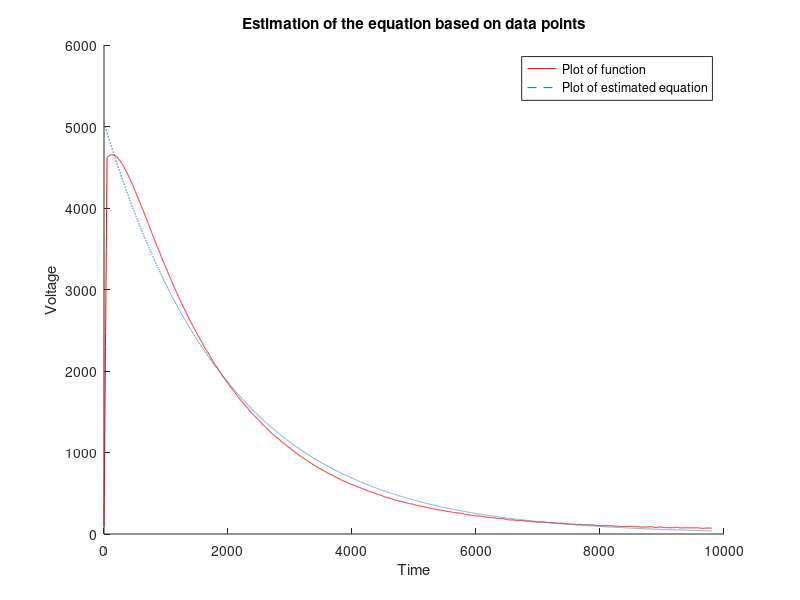

Recreate this plot in MATLAB. (Note: this script raises an error after producing the figure.)
clc; close all; clear all;

%Expresses the initial quantity
load adc1_10.txt
data=adc1_10(6200:16000);
data=data';
SampleNo = size(data,2);
ts=linspace(0,SampleNo-1,SampleNo);

%Moving Average Filter
 windowSize = 50;
b = (1/windowSize)*ones(1,windowSize);
a = 1;
y1 = filter(b,a,data);
dn=y1;

% figure(1)
% %subplot(2,1,1) % first subplot
% plot(ts,dn,'r',F(x,ts),'--')
% title('Estimation of equation based on data points')
% legend('Plot of function','Plot of estimated equation','location','southeast')
% xlabel('Time')
% ylabel('Voltage')
% % hold off

F = @(x,xdata)(x(1)*exp(-xdata/x(2)));

x0 = [1000 1000];

[x,resnorm,~,exitflag,output] = lsqcurvefit(F,x0,ts,dn)




figure(1)
hold on
plot(ts,dn,'r',ts,F(x,ts),'--')
title('Estimation of the equation based on data points')
%%
% 
%   for x = 1:10
%       disp(x)
%   end
% 
legend('Plot of function','Plot of estimated equation')
xlabel('Time')
ylabel('Voltage')
hold off

T_decay=x(1);
T_rise=x(2);


Fsumsquares = @(x)sum((F(x,ts) - dn).^2);
opts = optimoptions('fminunc','Algorithm','quasi-newton');
[xunc,ressquared,eflag,outputu] = ...
    fminunc(Fsumsquares,x0)

%Notice that fminunc found the same solution as lsqcurvefit,
%but took many more function evaluations to do so.

fprintf(['There were %d iterations using fminunc,' ...
    ' and %d using lsqcurvefit.\n'], ...
    outputu.iterations,output.iterations)
fprintf(['There were %d function evaluations using fminunc,' ...
    ' and %d using lsqcurvefit.'], ...
    outputu.funcCount,output.funcCount)


%filter parameters
%pulse period
Tpprd = 100;
%clock period [usec]
Tclk = 1./50;
Tclkn = Tclk*1e-6;
%high pass filter differentiation constant
val=1/x(2);
Taupk = 3;
Taupk_top = 50;
b10 = exp(-val);
na = (Taupk/Tclk);
nad = na-3;
nb = (Taupk_top+Taupk)/Tclk;
nbd = nb-3;
z = tf('z', Tclk);
% Trapezoidal filter Z-transfer function
A=(1-b10*z^-1);
B=( (1-z^-na)/(1-z^-1));
AB=A*B;
C=( (1-z^-nb)/(1-z^-1));
ABC=A*B*C;
D=z^-1/na;
hz1=A*B*C*D;
[hznum1, hzden1, Ts1] = tfdata(hz1,'v');

xf1=filter(hznum1,hzden1,data);
figure (2)
hold on
title('Output of the trapezoidal filter')
plot(xf1)